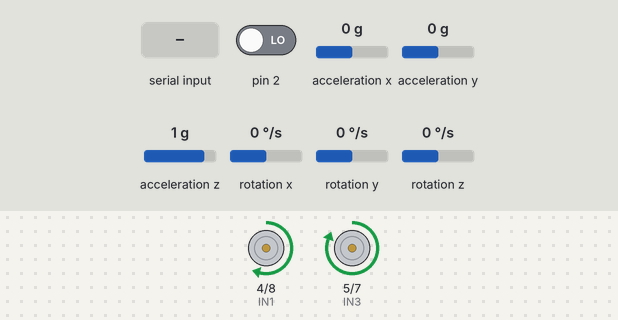
Bench run of a sketch on a simulated Arduino Uno, built with avr-gcc and run on an emulated ATmega328P. Parts: motor-driver pin pairs drawn as motors (green arrow = first pin HIGH = forward, orange = second pin HIGH = backward, longer = more drive, scaled by the enable pin). The inputs (shaded band) are chosen by the test bench; at power-on: acceleration x 0 g, acceleration y 0 g, pin 2 LOW, acceleration z 1 g, rotation x 0 °/s, rotation y 0 °/s, rotation z 0 °/s. The sensor or clock chip raises its interrupt line as the real part does; what the sketch prints to the serial monitor is not drawn.

Above: at 1.7 s.
1.8 s: acceleration x set to 0.8 g
At 3.0 s:
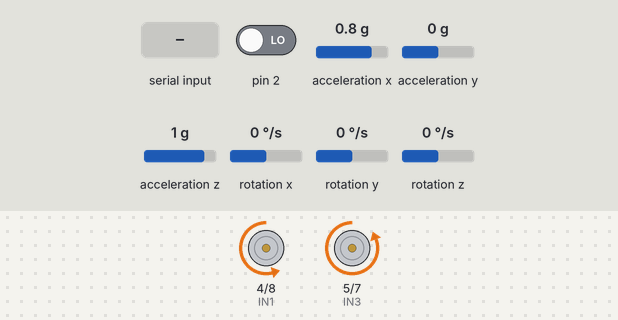
3.3 s: acceleration y set to -0.8 g
At 4.0 s:
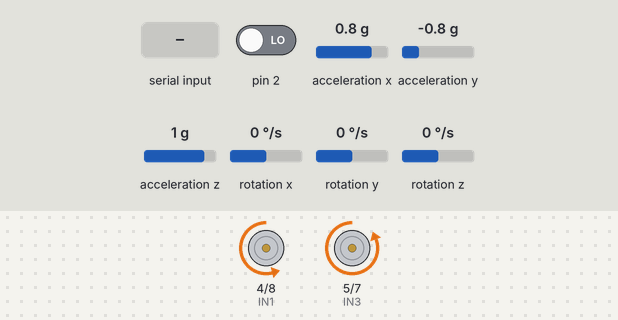
4.8 s: "F" received over the second serial link
At 5.9 s:
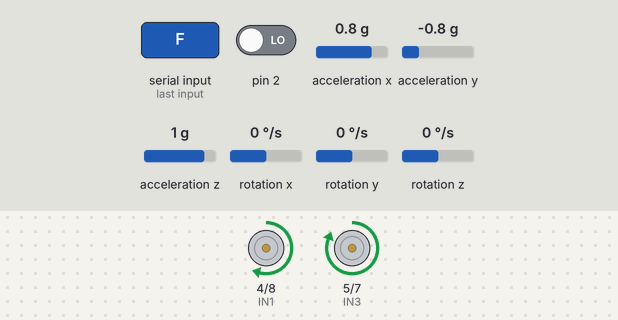
6.3 s: "B" received over the second serial link
At 7.1 s:
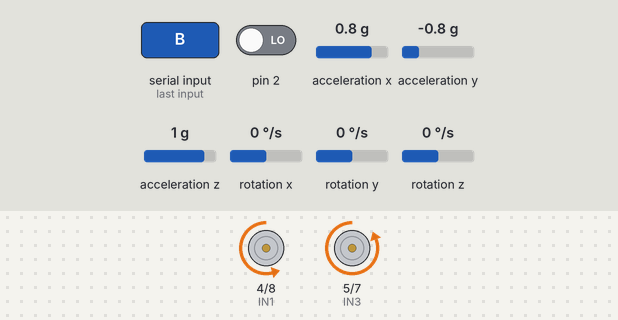
7.8 s: "L" received over the second serial link
At 8.2 s:
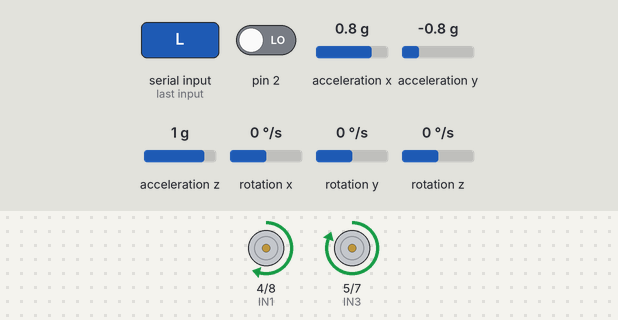
Timing chart, 0 to 10.3 s (numbered marks = the images above; inputs shaded):
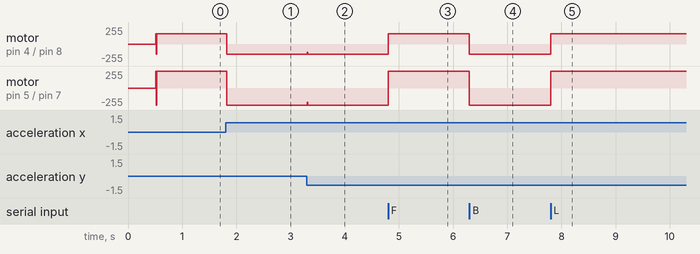

The sketch:

bt-denge.ino
```cpp
#include <PID_v1.h>
#include <LMotorController.h>
#include "I2Cdev.h"

#include "MPU6050_6Axis_MotionApps20.h"

#include <SoftwareSerial.h>
SoftwareSerial mySerial(10, 11); // RX, TX

#if I2CDEV_IMPLEMENTATION == I2CDEV_ARDUINO_WIRE
#include "Wire.h"
#endif

#define LOG_INPUT 0
#define MANUAL_TUNING 0
#define LOG_PID_CONSTANTS 0
#define MOVE_BACK_FORTH 0
#define MIN_ABS_SPEED 30 // Minumum Başlangıç Hızı

//MPU
MPU6050 mpu;

// MPU control/status vars
bool dmpReady = false;  // set true if DMP init was successful
uint8_t mpuIntStatus;   // holds actual interrupt status byte from MPU
uint8_t devStatus;      // return status after each device operation (0 = success, !0 = error)
uint16_t packetSize;    // expected DMP packet size (default is 42 bytes)
uint16_t fifoCount;     // count of all bytes currently in FIFO
uint8_t fifoBuffer[64]; // FIFO storage buffer

// orientation/motion vars
Quaternion q;           // [w, x, y, z]         quaternion container
VectorFloat gravity;    // [x, y, z]            gravity vector
float ypr[3];           // [yaw, pitch, roll]   yaw/pitch/roll container and gravity vector

//PID
//move(int leftSpeed, int rightSpeed, int minAbsSpeed)

#if MANUAL_TUNING
  double kp , ki, kd;
  double prevKp, prevKi, prevKd;
#endif
double originalSetpoint = 194.5; //174.29;   original value-rjinal değer değiştirebilirsiniz
double setpoint = originalSetpoint;
double movingAngleOffset = 0.3; //  denge hassasiyeti için
double input, output;

int moveState=0; //0 = denge ; 1 = geri ; 2 = ileri

#if MANUAL_TUNING
  PID pid(&input, &output, &setpoint, 0, 0, 0, DIRECT);
#else
  PID pid(&input, &output, &setpoint, 70, 240, 1.9, DIRECT);
#endif

//MOTOR SURUCU
int ENA = 3;
int IN1 = 4;
int IN2 = 8;
int IN3 = 5;
int IN4 = 7;
int ENB = 6;

LMotorController motorController(ENA, IN1, IN2, ENB, IN3, IN4, 0.6, 1); // 0.6 ve 1 değerleri sağ ve sol motor için hız oranı

//Zamanlama
long time1Hz = 0;
long time5Hz = 0;

volatile bool mpuInterrupt = false;     // indicates whether MPU interrupt pin has gone high
void dmpDataReady()
{
    mpuInterrupt = true;
}

void setup()
{
 pinMode(IN1 , OUTPUT);
 pinMode(IN2 , OUTPUT);
 pinMode(IN3 , OUTPUT);
 pinMode(IN4 , OUTPUT);
 pinMode(ENA , OUTPUT);
 pinMode(ENB , OUTPUT);
 mySerial.begin(115200);
// join I2C bus (I2Cdev library doesn't do this automatically)
    #if I2CDEV_IMPLEMENTATION == I2CDEV_ARDUINO_WIRE
        Wire.begin();
        TWBR = 24; // 400kHz I2C clock (200kHz if CPU is 8MHz)//24
    #elif I2CDEV_IMPLEMENTATION == I2CDEV_BUILTIN_FASTWIRE
        Fastwire::setup(400, true);
    #endif
    // initialize serial communication
    // (115200 chosen because it is required for Teapot Demo output, but it's
    // really up to you depending on your project)

 Serial.begin(115200);

      while (!Serial); // wait for Leonardo enumeration, others continue immediately

    // initialize device
    Serial.println(F("I2C Kuruluyor..."));
    mpu.initialize();

    // verify connection
    Serial.println(F("Suruculer test ediliyor..."));
    Serial.println(mpu.testConnection() ? F("MPU6050 baglanti basarili") : F("MPU6050 baglanti basarisiz"));

    // load and configure the DMP
    Serial.println(F("DMP kuruluyor..."));
    devStatus = mpu.dmpInitialize();

    // supply your own gyro offsets here, scaled for min sensitivity
    mpu.setXGyroOffset(220);
    mpu.setYGyroOffset(76);
    mpu.setZGyroOffset(-85);
    mpu.setZAccelOffset(1788); // 1688 factory default for my test chip

    // make sure it worked (returns 0 if so)
    if (devStatus == 0)
    {
        // turn on the DMP, now that it's ready
        Serial.println(F("Enabling DMP..."));
        mpu.setDMPEnabled(true);

        // enable Arduino interrupt detection
        Serial.println(F("Enabling interrupt detection (Arduino external interrupt 0)..."));
        attachInterrupt(0, dmpDataReady,RISING);
        mpuIntStatus = mpu.getIntStatus();

        // set our DMP Ready flag so the main loop() function knows it's okay to use it
        Serial.println(F("DMP ready! Waiting for first interrupt..."));
        dmpReady = true;

        // get expected DMP packet size for later comparison
        packetSize = mpu.dmpGetFIFOPacketSize();

        //setup PID

        pid.SetMode(AUTOMATIC);
        pid.SetSampleTime(10);
        pid.SetOutputLimits(-255, 255);


    }
    else
    {
        // ERROR!
        // 1 = initial memory load failed
        // 2 = DMP configuration updates failed
        // (if it's going to break, usually the code will be 1)
        Serial.print(F("DMP Initialization failed (code "));
        Serial.print(devStatus);
        Serial.println(F(")"));
      }
 }

void loop()
{
 bt();
 denge();
 }


  void loopAt1Hz()
{
#if MANUAL_TUNING
    setPIDTuningValues();
#endif
}

void bt()
{
 if (mySerial.available())
 {
    char SerialData= mySerial.read();
  if(SerialData=='F')
   {setpoint = originalSetpoint +35;
   }
  else if(SerialData=='B')
   {setpoint = originalSetpoint - 55;
   }
   else if(SerialData=='L')
   { setpoint = originalSetpoint +35;
     }
   else if(SerialData=='R')
   { setpoint = originalSetpoint +35;
   }
  else
   { setpoint = originalSetpoint;
      }
     }
}

void loopAt5Hz()
{
    #if MOVE_BACK_FORTH
        moveBackForth();
    #endif
}

//move back and forth
void moveBackForth()
{
    moveState++;
    if (moveState > 2)
    {  moveState = 0;
    }
    if (moveState == 0)
      { setpoint = originalSetpoint;
      }
    else if ( moveState == 1)   //
      { setpoint = originalSetpoint - movingAngleOffset;
      }
    else if( moveState ==2)   //
      { setpoint = originalSetpoint + movingAngleOffset;
      }
}

//PID Tuning (3 potentiometers)
#if MANUAL_TUNING
void setPIDTuningValues()
{
    readPIDTuningValues();

    if (kp != prevKp || ki != prevKi || kd != prevKd)
    {
#if LOG_PID_CONSTANTS
        Serial.print(kp);Serial.print(", ");Serial.print(ki);Serial.print(", ");Serial.println(kd);
#endif

        pid.SetTunings(kp, ki, kd);
        prevKp = kp; prevKi = ki; prevKd = kd;
    }
}
void readPIDTuningValues()
{
    int potKp = 90;  // PID değerleri değiştirebilirsiniz veya potansiyometre kullanarak en uygun değeri kendiniz bulabilirsiniz
    int potKi = 190;
    int potKd = 9;

    kp = map(potKp, 0, 1023, 0, 25000) / 100.0; //0 - 250
    ki = map(potKi, 0, 1023, 0, 100000) / 100.0; //0 - 1000
    kd = map(potKd, 0, 1023, 0, 500) / 100.0; //0 - 5
}
#endif
void denge()
{
  // if programming failed, don't try to do anything
    if (!dmpReady) return;
  // wait for MPU interrupt or extra packet(s) available
    while (!mpuInterrupt && fifoCount < packetSize)
    {
        //no mpu data - performing PID calculations and output to motors
         pid.Compute();
         motorController.move(output, MIN_ABS_SPEED);

        unsigned long currentMillis = millis();

        if (currentMillis - time1Hz >= 1000)
        {
            loopAt1Hz();
            time1Hz = currentMillis;   }

        if (currentMillis - time5Hz >= 5000)
        {
            loopAt5Hz();
            time5Hz = currentMillis;
         }
        }

    // reset interrupt flag and get INT_STATUS byte
    mpuInterrupt = false;
    mpuIntStatus = mpu.getIntStatus();

    // get current FIFO count
    fifoCount = mpu.getFIFOCount();

    // check for overflow (this should never happen unless our code is too inefficient)
    if ((mpuIntStatus & 0x10) || fifoCount == 1024)
    {
        // reset so we can continue cleanly
        mpu.resetFIFO();
        Serial.println(F("FIFO overflow!"));

    // otherwise, check for DMP data ready interrupt (this should happen frequently)
    }
    else if (mpuIntStatus & 0x02)
    {
        // wait for correct available data length, should be a VERY short wait
        while (fifoCount < packetSize) fifoCount = mpu.getFIFOCount();

        // read a packet from FIFO
        mpu.getFIFOBytes(fifoBuffer, packetSize);

        // track FIFO count here in case there is > 1 packet available
        // (this lets us immediately read more without waiting for an interrupt)
        fifoCount -= packetSize;

        mpu.dmpGetQuaternion(&q, fifoBuffer);
        mpu.dmpGetGravity(&gravity, &q);
        mpu.dmpGetYawPitchRoll(ypr, &q, &gravity);
        #if LOG_INPUT
            Serial.print("ypr\t");
            Serial.print(ypr[0] * 180/M_PI);
            Serial.print("\t");
            Serial.print(ypr[1] * 180/M_PI);
            Serial.print("\t");
            Serial.println(ypr[2] * 180/M_PI);
        #endif
        input = ypr[1] * 180/M_PI + 180;
    }}
```

Measured:
- after the input at 1.8 s, motor on pin 4 (IN1) / pin 8 (IN2): forward 153/255 → backward 153/255 at once; motor on pin 5 (IN3) / pin 7 (IN4): forward 255/255 → backward 255/255 at once
- after the input at 3.3 s, motor on pin 4 (IN1) / pin 8 (IN2): backward 153/255 → backward 127/255 at once, → backward 153/255 0.01 s later; motor on pin 5 (IN3) / pin 7 (IN4): backward 255/255 → backward 212/255 at once, → backward 255/255 0.01 s later
- after the input at 4.8 s, motor on pin 4 (IN1) / pin 8 (IN2): backward 153/255 → forward 153/255 at once; motor on pin 5 (IN3) / pin 7 (IN4): backward 255/255 → forward 255/255 at once
- after the input at 6.3 s, motor on pin 4 (IN1) / pin 8 (IN2): forward 153/255 → backward 153/255 at once; motor on pin 5 (IN3) / pin 7 (IN4): forward 255/255 → backward 255/255 at once
- after the input at 7.8 s, motor on pin 4 (IN1) / pin 8 (IN2): backward 153/255 → forward 153/255 at once; motor on pin 5 (IN3) / pin 7 (IN4): backward 255/255 → forward 255/255 at once
